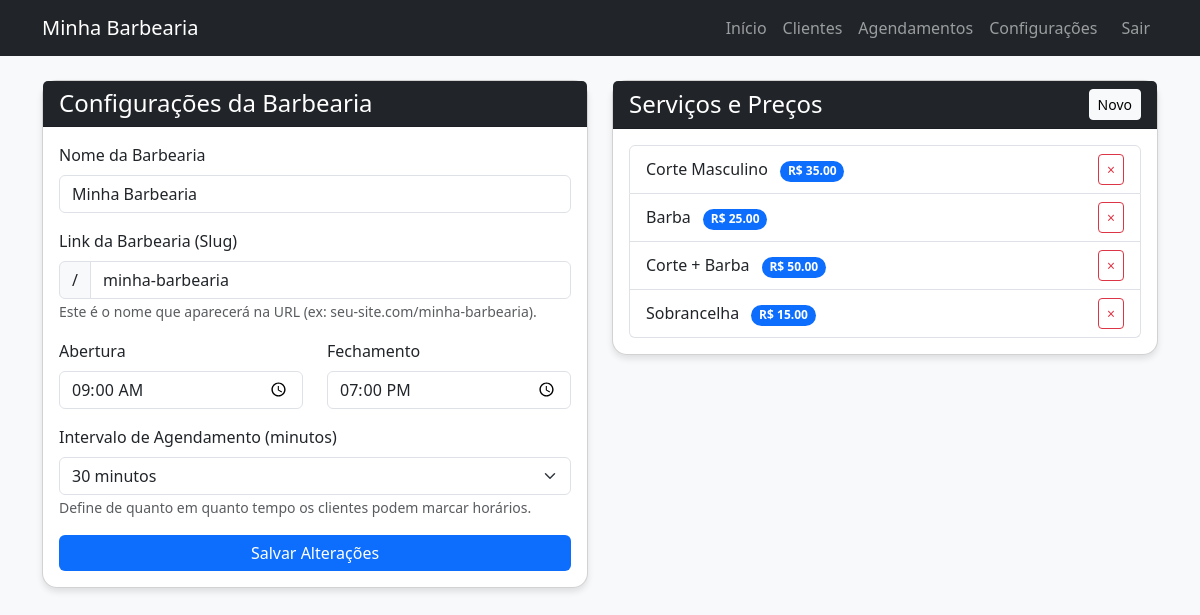
Screenshot of /configuracoes (signed in) with the database file from the repository.
### barbearia_system/app.py (models this page shows)
class Configuracao(db.Model):
    id = db.Column(db.Integer, primary_key=True)
    nome_barbearia = db.Column(db.String(100), default='Minha Barbearia')
    slug = db.Column(db.String(100), unique=True, nullable=False, default='minha-barbearia')
    horario_abertura = db.Column(db.String(5), default='09:00')
    horario_fechamento = db.Column(db.String(5), default='19:00')
    intervalo_minutos = db.Column(db.Integer, default=30)

class Servico(db.Model):
    id = db.Column(db.Integer, primary_key=True)
    nome = db.Column(db.String(100), nullable=False)
    preco = db.Column(db.Float, nullable=False)
    duracao = db.Column(db.Integer, default=30) # em minutos

### barbearia_system/app.py (the view, shortened to what this page needs)
@app.route('/configuracoes', methods=['GET', 'POST'])
@login_required
def configuracoes():
    config = Configuracao.query.first()
    if not getattr(current_user, 'is_admin', False):
        return redirect(url_for('home_cliente', slug=config.slug))
    servicos = Servico.query.all()
    return render_template('configuracoes.html', config=config, servicos=servicos)

### barbearia_system/app.py (called while the page is built)
@login_manager.user_loader
def load_user(user_id):
    user = Usuario.query.get(int(user_id))
    if user:
        return user
    return Cliente.query.get(int(user_id))

### barbearia_system/templates/configuracoes.html (shortened to what this page needs)
{% extends 'base.html' %}
{% block content %}
<div class="row">
    <div class="col-md-6">
        <div class="card mb-4">
            <div class="card-header bg-dark text-white">
                <h4 class="mb-0">Configurações da Barbearia</h4>
            </div>
            <div class="card-body">
                <form method="POST">
                    <div class="mb-3">
                        <label class="form-label">Nome da Barbearia</label>
                        <input type="text" name="nome_barbearia" class="form-control" value="{{ config.nome_barbearia }}">
                    </div>
                    <div class="mb-3">
                        <label class="form-label">Link da Barbearia (Slug)</label>
                        <div class="input-group">
                            <span class="input-group-text">/</span>
                            <input type="text" name="slug" class="form-control" value="{{ config.slug }}" placeholder="ex: minha-barbearia">
                        </div>
                        <small class="text-muted">Este é o nome que aparecerá na URL (ex: seu-site.com/minha-barbearia).</small>
                    </div>
                    <div class="row">
                        <div class="col-md-6 mb-3">
                            <label class="form-label">Abertura</label>
                            <input type="time" name="horario_abertura" class="form-control" value="{{ config.horario_abertura }}">
                        </div>
                        <div class="col-md-6 mb-3">
                            <label class="form-label">Fechamento</label>
                            <input type="time" name="horario_fechamento" class="form-control" value="{{ config.horario_fechamento }}">
                        </div>
                    </div>
                    <div class="mb-3">
                        <label class="form-label">Intervalo de Agendamento (minutos)</label>
                        <select name="intervalo_minutos" class="form-select">
                            <option value="30" {% if config.intervalo_minutos == 30 %}selected{% endif %}>30 minutos</option>
                        </select>
                        <small class="text-muted">Define de quanto em quanto tempo os clientes podem marcar horários.</small>
                    </div>
                    <button type="submit" class="btn btn-primary w-100">Salvar Alterações</button>
                </form>
            </div>
        </div>
    </div>
    <div class="col-md-6">
        <div class="card">
            <div class="card-header bg-dark text-white d-flex justify-content-between align-items-center">
                <h4 class="mb-0">Serviços e Preços</h4>
                <button class="btn btn-sm btn-light" data-bs-toggle="modal" data-bs-target="#modalServico">Novo</button>
            </div>
            <div class="card-body">
                <ul class="list-group">
                    {% for servico in servicos %}
                    <li class="list-group-item d-flex justify-content-between align-items-center">
                        <div>
                            {{ servico.nome }}
                            <span class="badge bg-primary rounded-pill ms-2">R$ {{ "%.2f"|format(servico.preco) }}</span>
                        </div>
                        <a href="{{ url_for('excluir_servico', id=servico.id) }}" class="btn btn-sm btn-outline-danger" onclick="return confirm('Excluir este serviço?')">×</a>
                    </li>
                    {% endfor %}
                </ul>
            </div>
        </div>
    </div>
</div>
{% endblock %}

### barbearia_system/templates/base.html (shortened to what this page needs)
<!DOCTYPE html>
<html lang="pt-br">
<head>
    <link href="https://cdn.jsdelivr.net/npm/bootstrap@5.3.0/dist/css/bootstrap.min.css" rel="stylesheet">
</head>
<body>
    <nav class="navbar navbar-expand-lg navbar-dark mb-4">
        <div class="container">
            <a class="navbar-brand" href="{{ url_for('home_cliente', slug=config.slug) if config else '#' }}">
                {{ config.nome_barbearia if config else 'BarberManager' }}
            </a>
            <div class="collapse navbar-collapse" id="navbarNav">
                <ul class="navbar-nav ms-auto">
                    {% if current_user.is_authenticated %}
                        {% if current_user.is_admin %}
                        <li class="nav-item"><a class="nav-link" href="{{ url_for('index') }}">Início</a></li>
                        <li class="nav-item"><a class="nav-link" href="{{ url_for('listar_clientes') }}">Clientes</a></li>
                        <li class="nav-item"><a class="nav-link" href="{{ url_for('listar_agendamentos') }}">Agendamentos</a></li>
                        <li class="nav-item"><a class="nav-link" href="{{ url_for('configuracoes') }}">Configurações</a></li>
                        <li class="nav-item"><a class="nav-link btn btn-outline-danger btn-sm ms-lg-2" href="{{ url_for('logout') }}">Sair</a></li>
                        {% else %}
                        <li class="nav-item"><a class="nav-link" href="{{ url_for('cliente_painel', slug=config.slug) }}">Meus Agendamentos</a></li>
                        <li class="nav-item"><a class="nav-link btn btn-outline-danger btn-sm ms-lg-2" href="{{ url_for('logout_cliente', slug=config.slug) }}">Sair</a></li>
                        {% endif %}
                    {% else %}
                        {% if config %}
                        <li class="nav-item"><a class="nav-link" href="{{ url_for('login_cliente', slug=config.slug) }}">Meus Agendamentos</a></li>
                        {% endif %}
                        <li class="nav-item"><a class="nav-link" href="{{ url_for('login') }}">Admin</a></li>
                    {% endif %}
                </ul>
            </div>
        </div>
    </nav>
    <div class="container">
        {% block content %}{% endblock %}
    </div>
</body>
</html>

### barbearia_system/templates/base.html (style rules this page uses)
body { background-color: #f8f9fa; }
.navbar { background-color: #212529; }
.card { border-radius: 15px; box-shadow: 0 4px 6px rgba(0,0,0,0.1); }
.btn-primary { background-color: #0d6efd; border: none; }

### rows the page displays
Configuracao: nome_barbearia "Minha Barbearia", slug "minha-barbearia", horario_abertura "09:00", horario_fechamento "19:00", intervalo_minutos "30 minutos"
Servico: nome "Corte Masculino", preco "35.00"
Servico: nome "Barba", preco "25.00"
Servico: nome "Corte + Barba", preco "50.00"
Servico: nome "Sobrancelha", preco "15.00"
